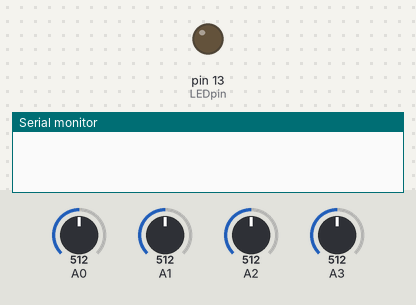
A sketch run on a simulated Arduino Uno, built with avr-gcc and run on an emulated ATmega328P. On the bench: output pins drawn as LEDs (lit = HIGH), the last lines printed to the serial monitor. The inputs (shaded band) are chosen by the test bench; at power-on: A0 = 512, A1 = 512, A2 = 512, A3 = 512.

Above: at 0.11 s.
At 0.7 s:
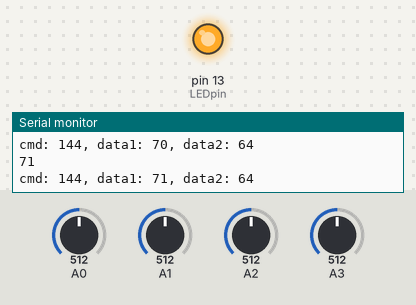
Timing chart, 0 to 2.2 s (numbered marks = the images above):
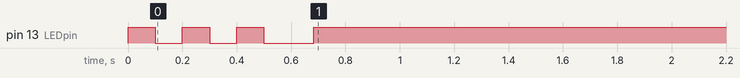

Measured:
- by itself, pin 13 (LEDpin): goes LOW 0.10 s, HIGH 0.10 s, LOW 0.10 s, HIGH 0.10 s, LOW 0.18 s, then HIGH

The sketch:

MIDI_Control3.ino
```cpp
// John J. Hall
// ECE 387 -- Midi Drum Machine
// This is the third revision of MIDI_Control incorporating multi input functionality

#include <SoftwareSerial.h>
const int switchPin = 10;  // The switch is on Arduino pin 10
const int LEDpin = 13;     //  Indicator LED

// Variables:
byte note0 = 0;              // The MIDI note values to be played
byte note1 = 0;
byte note2 = 0;
byte note3 = 0;

// last cycle 'trailing' note for comparison of difference in velocities...
byte trailnote0 = 0;
byte trailnote1 = 0;
byte trailnote2 = 0;
byte trailnote3 = 0;

// placeholder for their appropriate notes. initialized in Bank A
byte note0Val = 0x45;
byte note1Val = 0x46;
byte note2Val = 0x47;
byte note3Val = 0x48;

int Analog0 = 0;        // value from the analog input
int Analog1 = 0;
int Analog2 = 0;
int Analog3 = 0;

int lastNote0Played = 0;     // last note turned on when you give a sufficient impulse
int lastNote1Played = 0;
int lastNote2Played = 0;
int lastNote3Played = 0;

int lastSwitchState0 = 0;    // state of the switch during previous time through the main loop
int lastSwitchState1 = 0;
int lastSwitchState2 = 0;
int lastSwitchState3 = 0;

int currentSwitchState0 = 0;
int currentSwitchState1 = 0;
int currentSwitchState2 = 0;
int currentSwitchState3 = 0;

boolean bankState = true; // Start in bank A

//software serial
SoftwareSerial midiSerial(4, 5); // digital pins that we'll use for soft serial RX & TX
void setup()
{
    //  set the states of the I/O pins:
    pinMode(switchPin, INPUT);
    pinMode(LEDpin, OUTPUT);
    //  Set MIDI baud rate:
    Serial.begin(9600);
    blink(3);
    midiSerial.begin(31250);
}

void getNotes()
{
  //  My potentiometer gave a range from 0 to 1023:
    Analog0 = analogRead(0);
    Analog1 = analogRead(1);
    Analog2 = analogRead(2);
    Analog3 = analogRead(3);
    //  convert to a range from 0 to 127:
    note0 = Analog0/8;
    note1 = Analog1/8;
    note2 = Analog2/8;
    note3 = Analog3/8;
}

void getSwitchState()
{
  // send note if any of the notes are depressed are above 2
  if(lastSwitchState0 == 1){currentSwitchState0 = (note0 >=2);}
    else {currentSwitchState0 = note0-trailnote0 >=5;}
  if(lastSwitchState1 == 1){currentSwitchState1 = (note1 >=2);}
    else {currentSwitchState1 = note1-trailnote1 >=5;}
  if(lastSwitchState2 == 1){currentSwitchState2 = (note2 >=2);}
    else {currentSwitchState2 = note2-trailnote2 >=5;}
  if(lastSwitchState3 == 1){currentSwitchState3 = (note3 >=2);}
    else {currentSwitchState3 = note3-trailnote3 >=8;}
}

void doNotes()
{
  // Check to see that the switch is pressed:
    if (currentSwitchState0 == 1) {
      //  check to see that the switch wasn't pressed last time
      if (lastSwitchState0 == 0) {
        // set the note value based on the analog value, plus a couple octaves:
        noteOn(0x90, note0Val, note0);
        // save the note we played, so we can turn it off:
        lastNote0Played = note0;
      }
     }
    else {   // if the switch is not pressed:
      //  but the switch was pressed last time through the main loop:
      if (lastSwitchState0 == 1) {
        //  stop the last note played:
        noteOn(0x90, note0Val  ,0x00);
        digitalWrite(LEDpin, LOW);
      }
    }
    if (currentSwitchState1 == 1) {
      if (lastSwitchState1 == 0) { noteOn(0x90, note1Val, note1); lastNote1Played = note1;}
    }
    else {if (lastSwitchState1 == 1) {noteOn(0x90, note1Val  ,0x00); digitalWrite(LEDpin, LOW);}
    }
    if (currentSwitchState2 == 1) {
      if (lastSwitchState2 == 0) { noteOn(0x90, note2Val, note2); lastNote2Played = note2;}
    }
    else {if (lastSwitchState2 == 1) {noteOn(0x90, note2Val  ,0x00); digitalWrite(LEDpin, LOW);}
    }
    if (currentSwitchState3 == 1) {
      if (lastSwitchState3 == 0) { noteOn(0x90, note3Val, note3); lastNote3Played = note3;}
    }
    else {if (lastSwitchState3 == 1) {noteOn(0x90, note3Val  ,0x00); digitalWrite(LEDpin, LOW);}
    }
    if(currentSwitchState0 == 1 ||currentSwitchState1 == 1 ||currentSwitchState2 == 1 ||currentSwitchState3 == 1)
    {
      digitalWrite(LEDpin, HIGH);
    }
}
void cleanUp()
{
  //  save the state of the 'switches' for next time
    lastSwitchState0 = currentSwitchState0;
    trailnote0 = analogRead(0)/8;
    lastSwitchState1 = currentSwitchState1;
    trailnote1 = analogRead(1)/8;
    lastSwitchState2 = currentSwitchState2;
    trailnote2 = analogRead(2)/8;
    lastSwitchState3 = currentSwitchState3;
    trailnote3 = analogRead(3)/8;
}
void loop()
{
    // Gets notes for use
    getNotes();
    // Update switch state
    getSwitchState();
    doNotes();
    cleanUp();
    delay(10);
}

//  plays a MIDI note.  Doesn't check to see that
//  cmd is greater than 127, or that data values are  less than 127:
void noteOn(byte cmd, byte data1, byte  data2)
{
    midiSerial.write(cmd);
    midiSerial.write(data1);
    midiSerial.write(data2);
    Serial.println(data1);
   //prints the values in the serial monitor so we can see what note we're playing
   Serial.print("cmd: ");
   Serial.print(cmd);
   Serial.print(", data1: ");
   Serial.print(data1);
   Serial.print(", data2: ");
   Serial.println(data2);
}

  // Blinks an LED n times
  void blink(int n) {
    int i;
    for (i=0; i < n; i++) {
      digitalWrite(LEDpin, HIGH);
      delay(100);
      digitalWrite(LEDpin, LOW);
      delay(100);
    }
  }
```
